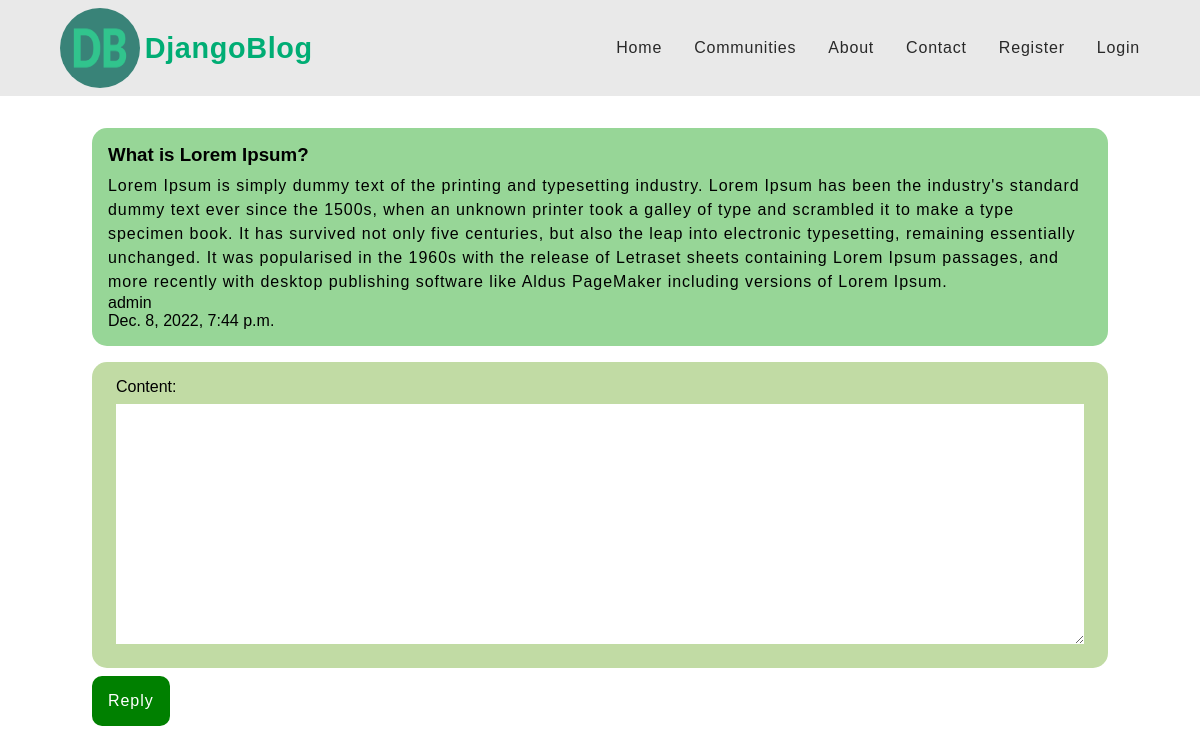
Before: /post/reply/1 with the older database file.
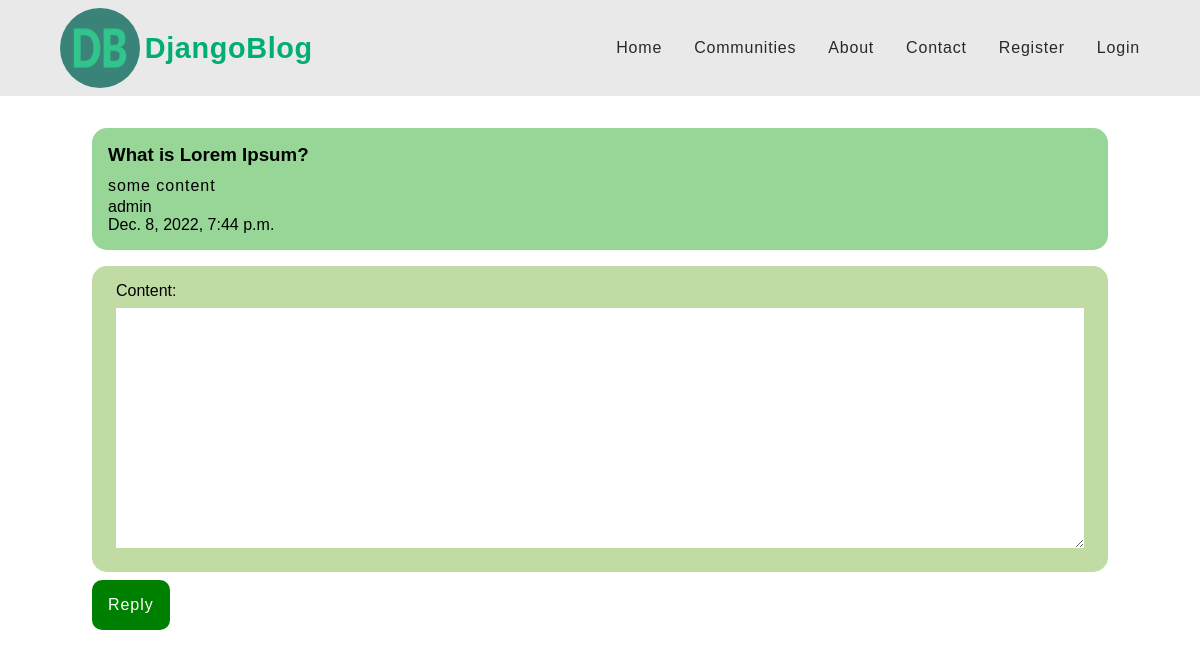
After: the same page with the newer database file.
### posts/models.py (models this page shows)
class Post(models.Model):
    author = models.ForeignKey(User, on_delete=models.CASCADE)
    title = models.CharField(max_length=50)
    content = models.TextField()
    date_created = models.DateTimeField(default=timezone.now)
    def __str__(self):
        return self.title

### posts/views.py (the view)
# urls.py: path('post/reply/<int:pk>', post_reply, name='post-reply')
def post_reply(request, pk):
    user = request.user
    replied_to = Post.objects.get(pk=pk)
    if request.method == 'POST':
        form = PostReplyForm(request.POST)
        if form.is_valid():
            data = form.save()
            reply = PostReply.objects.get(pk=data.pk)
            reply.user = user
            reply.post = replied_to
            reply.save()
        return redirect('posts:post-detail', pk=replied_to.pk)
    else:
        form = PostReplyForm()
        context = {
            'replied_to': replied_to,
            'form': form
        }
        return render(request, 'posts/post_reply.html', context)

### posts/forms.py
class PostReplyForm(forms.ModelForm):
    class Meta:
        model = PostReply
        fields = ['content']

### posts/templates/posts/post_reply.html (shortened to what this page needs)
{% extends 'posts/index.html' %}
{% block content %}
    <div class="post-replied-container">
        <div class='post-replied-wrapper'>
            <h3 class="post-replied-title">{{ replied_to.title }}</h3>
            <p class="post-replied-content">{{ replied_to.content }}</p>
            <p>{{ replied_to.author }}</p>
            <p>{{ replied_to.date_created }}</p>
        </div>
        <form action="" method="POST">
            <div>
                {{ form }}
            </div>
            <button>Reply</button>
        </form>
    </div>
{% endblock content %}

Changed rows visible on the page:
changed Post "What is Lorem Ipsum?": content "Lorem Ipsum is simply dummy text of the printing and typesetting industry. Lorem Ipsum has been the industry's standard dummy text ever since the 1500s, when an unknown printer took a galley of type and scrambled it to make a type specimen book. It has survived not only five centuries, but also the leap into electronic typesetting, remaining essentially unchanged. It was popularised in the 1960s with the release of Letraset sheets containing Lorem Ipsum passages, and more recently with desktop publishing software like Aldus PageMaker including versions of Lorem Ipsum." → "some content"
